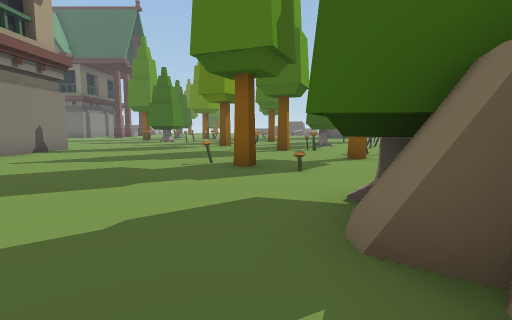
view 1 (above)

24 first-person views from a walk through a 3-D level made in the Unity game engine. The camera is 1.5 m above the floor, tilts 6° down and sees 80° across. The floor is counted in squares, 2 m on a side. Each view is taken from the middle of a square. On the plan, view 1 faces up. The plan holds only what a view shows up to about 10 squares ahead; the rest is blank. The place goes on beyond the plan. The player is left out. Some surface patterns are stand-ins.

view 2
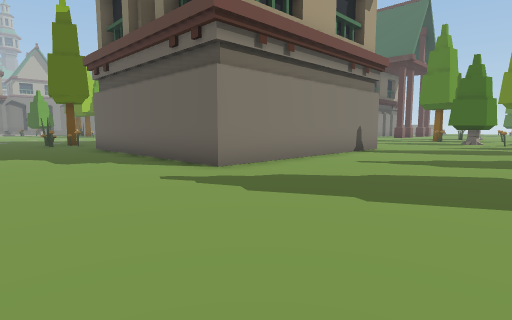

view 3
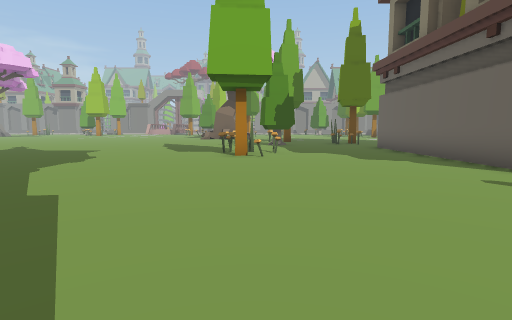

view 4
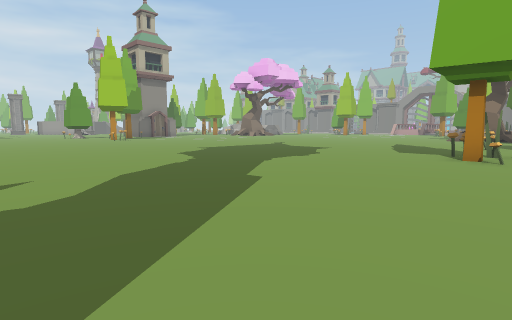

view 5
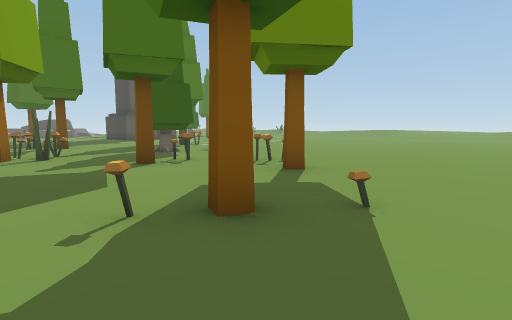

view 6
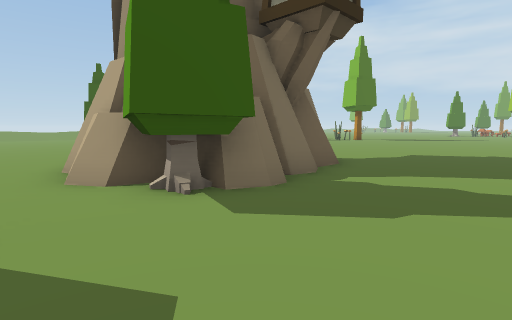

view 7
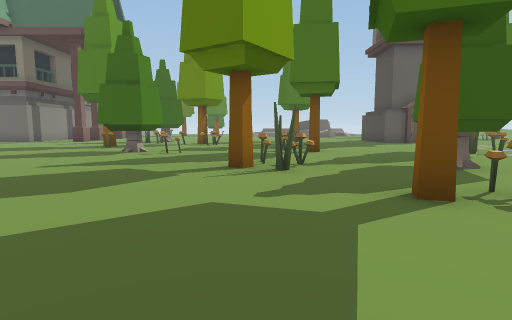

view 8
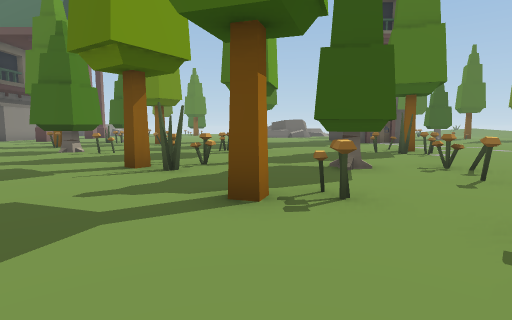

view 9
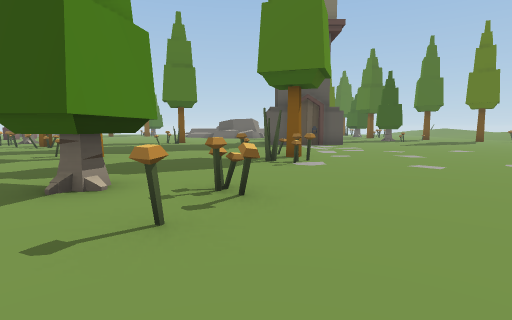

view 10
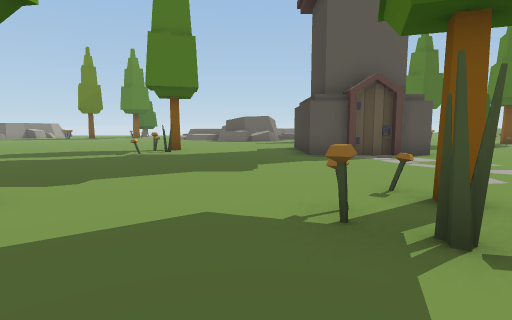

view 11
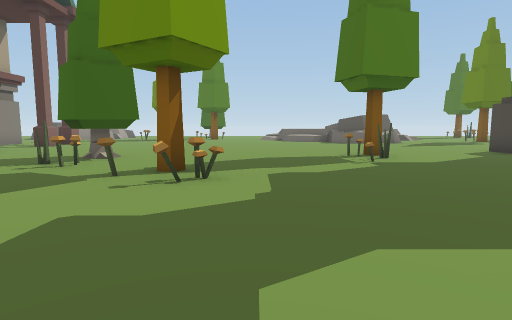

view 12
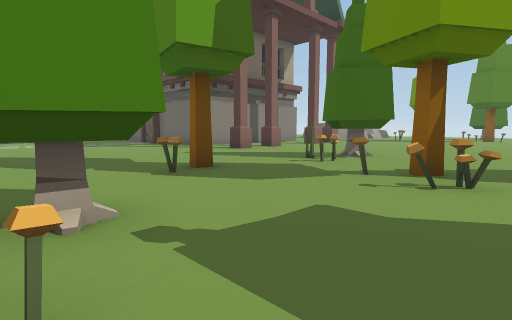

view 13
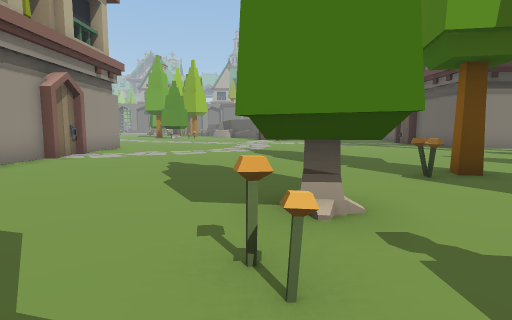

view 14
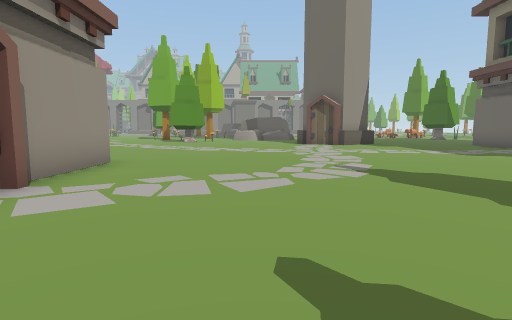

view 15
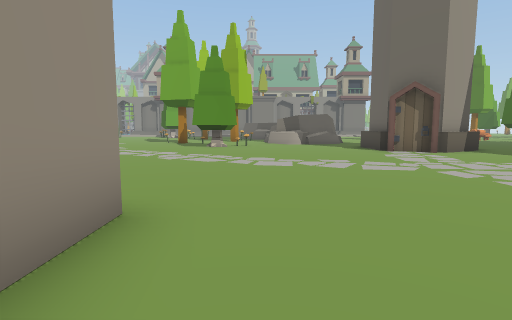

view 16
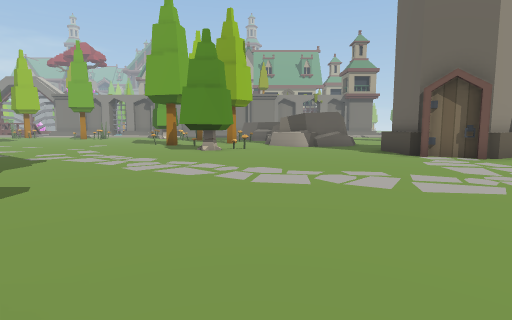

view 17
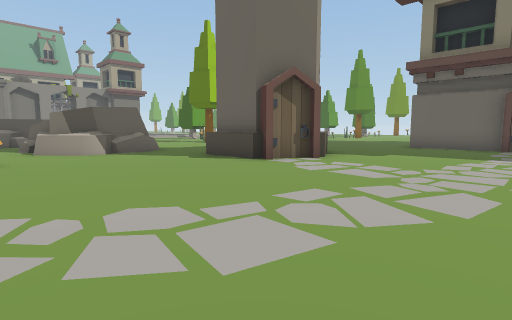

view 18
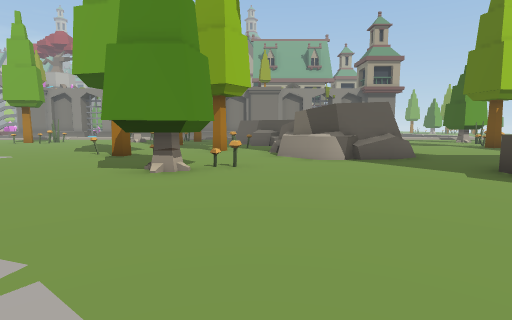

view 19
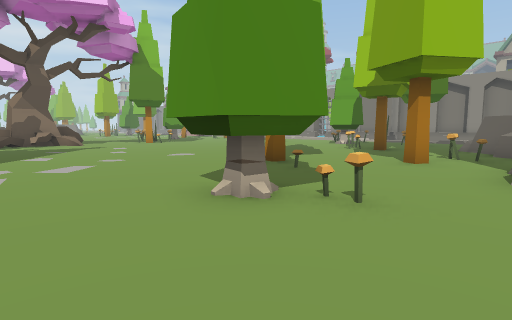

view 20
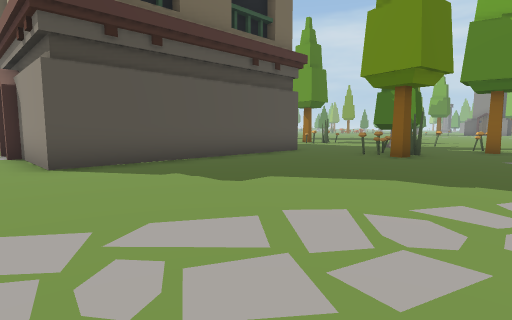

view 21
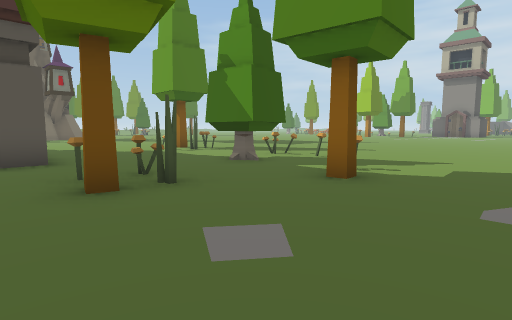

view 22
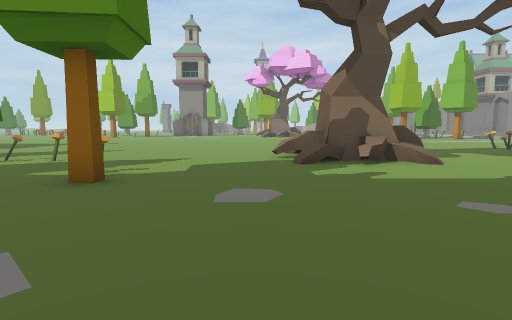

view 23
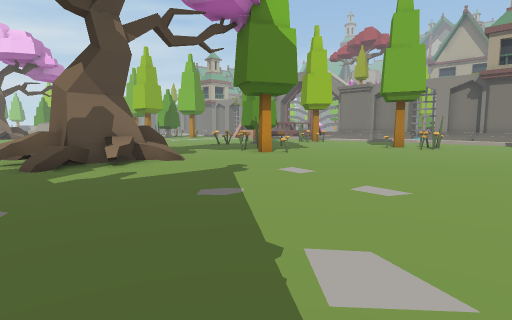

view 24
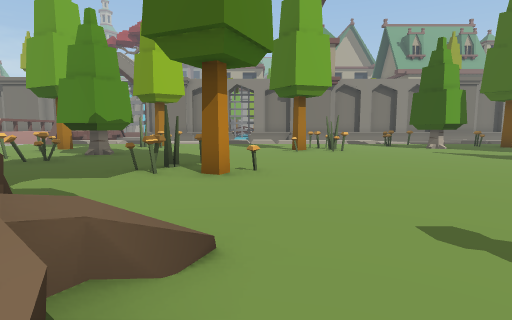

### Floor plan
Key: @ floor where view 1 was taken; # wall or solid block; . floor; = window, fence, low wall or low ledge; ^ raised ledge; H house; T tower.
Columns run from 33 left of view 1 to 9 right of it. Each row starts with its distance up from view 1.
 25                         ...............#  T
 24                ##       ...#......#....#  T
 23                .#     .....#...........###T
 22               ....   ......#............##.
 21              ......  .........#............
 20             ........ ......................
 19      ..     T.............#................
 18      ....   #..............................
 17      ..... ##...............##...##...=#...
 16        #..TT................##........##...
 15        #...................................
 14        #=..................................
 13      ^##........................##..#......
 12 ##^.=.....................................
 11 #...##...##.........###H##  .........#...
 10  ........ #.........      #.......#.....
  9   ..................      #.........#....
  8    .................      #...............
  7 ..  ................      #........#.......
  6 ...  ...............      #.....=..........
  5 .... ...............      #.......=........
  4 ................##..#######.........T......
  3 ................##................##TT ....
  2 #.................................TT
  1 ...............#..................T
  0 #..............#.##..##..........@.T
 -1 .....#...............###...........T
 -2  ...##..=##=......#..###............
 -3  ...##..###^.........................
 -4  .......  #=.........................
 -5  #.....     ........................
 -6  #.#.        ...     ..............
 -7 ....         ..      .......... ..
 -8 #..                  ... ......
 -9 ..                   ..   .....
-10                            ....
-11                             ...

Positions as (right, up) in squares from view 1, and headings:
1: (0, 0), facing up
2: (-2, 0), facing up-left
3: (-2, -1), facing left
4: (-2, 0), facing down-left
5: (-2, 4), facing up-right
6: (-2, 5), facing down-right
7: (-1, 7), facing up
8: (1, 7), facing up
9: (5, 9), facing up
10: (4, 14), facing up
11: (-2, 16), facing up
12: (-2, 16), facing up-left
13: (-2, 16), facing left
14: (-7, 14), facing left
15: (-11, 12), facing left
16: (-13, 12), facing left
17: (-16, 11), facing up-left
18: (-18, 12), facing left
19: (-21, 13), facing down-left
20: (-20, 12), facing down-right
21: (-21, 5), facing down-right
22: (-21, 5), facing down
23: (-21, 5), facing down-left
24: (-23, -1), facing left
